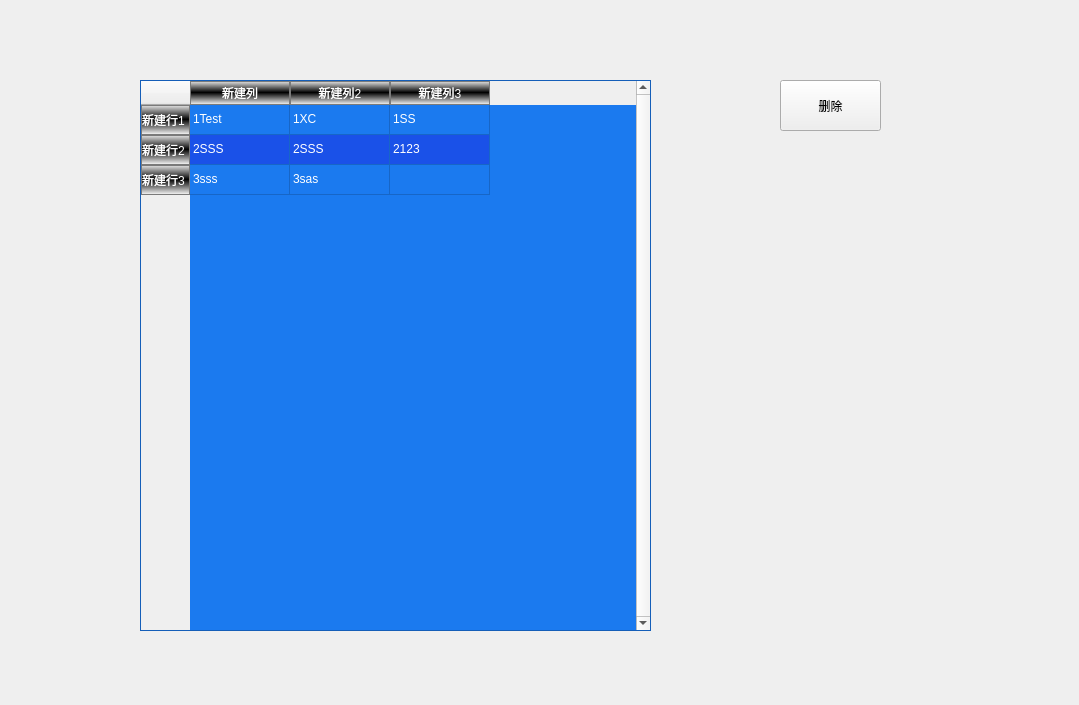
<?xml version="1.0" encoding="UTF-8"?>
<ui version="4.0">
 <class>QTableWidgetTestClass</class>
 <widget class="QWidget" name="QTableWidgetTestClass">
  <property name="geometry">
   <rect>
    <x>0</x>
    <y>0</y>
    <width>1079</width>
    <height>705</height>
   </rect>
  </property>
  <property name="windowTitle">
   <string>QTableWidgetTest</string>
  </property>
  <widget class="QTableWidget" name="tableWidget">
   <property name="geometry">
    <rect>
     <x>140</x>
     <y>80</y>
     <width>511</width>
     <height>551</height>
    </rect>
   </property>
   <property name="styleSheet">
    <string notr="true">QHeaderView::section{
	
	background-color: qlineargradient(spread:reflect, x1:1, y1:0.477318, x2:1, y2:1, stop:0 rgba(0, 0, 0, 255), stop:1 rgba(255, 255, 255, 255));
  
	color: rgb(255, 255, 255);
	border:1px solid rgba(122,122, 122, 255);
}

QHeaderView::section:checked{ /*选中*/
	background-color: rgba(55, 55, 55,255 );
}
QHeaderView::section:hover{  /*鼠标悬停*/
	background-color: rgba(85, 10, 10,255 );
}

QTableWidget{
	
	background-color: rgb(27, 122, 239);
    
	alternate-background-color: rgb(26, 81, 232);
    color:white;
   
}
</string>
   </property>
   <property name="verticalScrollBarPolicy">
    <enum>Qt::ScrollBarAlwaysOn</enum>
   </property>
   <property name="horizontalScrollBarPolicy">
    <enum>Qt::ScrollBarAlwaysOff</enum>
   </property>
   <property name="editTriggers">
    <set>QAbstractItemView::DoubleClicked</set>
   </property>
   <property name="alternatingRowColors">
    <bool>true</bool>
   </property>
   <property name="selectionMode">
    <enum>QAbstractItemView::ExtendedSelection</enum>
   </property>
   <property name="selectionBehavior">
    <enum>QAbstractItemView::SelectRows</enum>
   </property>
   <property name="showGrid">
    <bool>true</bool>
   </property>
   <property name="gridStyle">
    <enum>Qt::SolidLine</enum>
   </property>
   <property name="sortingEnabled">
    <bool>true</bool>
   </property>
   <property name="cornerButtonEnabled">
    <bool>true</bool>
   </property>
   <attribute name="horizontalHeaderVisible">
    <bool>true</bool>
   </attribute>
   <attribute name="horizontalHeaderDefaultSectionSize">
    <number>100</number>
   </attribute>
   <attribute name="horizontalHeaderHighlightSections">
    <bool>true</bool>
   </attribute>
   <attribute name="horizontalHeaderMinimumSectionSize">
    <number>50</number>
   </attribute>
   <attribute name="horizontalHeaderShowSortIndicator" stdset="0">
    <bool>true</bool>
   </attribute>
   <attribute name="horizontalHeaderStretchLastSection">
    <bool>false</bool>
   </attribute>
   <attribute name="verticalHeaderVisible">
    <bool>true</bool>
   </attribute>
   <row>
    <property name="text">
     <string>新建行1</string>
    </property>
   </row>
   <row>
    <property name="text">
     <string>新建行2</string>
    </property>
   </row>
   <row>
    <property name="text">
     <string>新建行3</string>
    </property>
   </row>
   <column>
    <property name="text">
     <string>新建列</string>
    </property>
   </column>
   <column>
    <property name="text">
     <string>新建列2</string>
    </property>
   </column>
   <column>
    <property name="text">
     <string>新建列3</string>
    </property>
   </column>
   <item row="0" column="0">
    <property name="text">
     <string>1Test</string>
    </property>
   </item>
   <item row="0" column="1">
    <property name="text">
     <string>1XC</string>
    </property>
   </item>
   <item row="0" column="2">
    <property name="text">
     <string>1SS</string>
    </property>
   </item>
   <item row="1" column="0">
    <property name="text">
     <string>2SSS</string>
    </property>
   </item>
   <item row="1" column="1">
    <property name="text">
     <string>2SSS</string>
    </property>
   </item>
   <item row="1" column="2">
    <property name="text">
     <string>2123</string>
    </property>
   </item>
   <item row="2" column="0">
    <property name="text">
     <string>3sss</string>
    </property>
   </item>
   <item row="2" column="1">
    <property name="text">
     <string>3sas</string>
    </property>
   </item>
  </widget>
  <widget class="QPushButton" name="delButton">
   <property name="geometry">
    <rect>
     <x>780</x>
     <y>80</y>
     <width>101</width>
     <height>51</height>
    </rect>
   </property>
   <property name="text">
    <string>删除</string>
   </property>
  </widget>
 </widget>
 <layoutdefault spacing="6" margin="11"/>
 <resources>
  <include location="qtablewidgettest.qrc"/>
 </resources>
 <connections>
  <connection>
   <sender>delButton</sender>
   <signal>clicked()</signal>
   <receiver>QTableWidgetTestClass</receiver>
   <slot>Del()</slot>
   <hints>
    <hint type="sourcelabel">
     <x>825</x>
     <y>120</y>
    </hint>
    <hint type="destinationlabel">
     <x>1241</x>
     <y>208</y>
    </hint>
   </hints>
  </connection>
  <connection>
   <sender>tableWidget</sender>
   <signal>itemEntered(QTableWidgetItem*)</signal>
   <receiver>QTableWidgetTestClass</receiver>
   <slot>ItemEntered(QTableWidgetItem*)</slot>
   <hints>
    <hint type="sourcelabel">
     <x>545</x>
     <y>350</y>
    </hint>
    <hint type="destinationlabel">
     <x>1375</x>
     <y>376</y>
    </hint>
   </hints>
  </connection>
  <connection>
   <sender>tableWidget</sender>
   <signal>cellEntered(int,int)</signal>
   <receiver>QTableWidgetTestClass</receiver>
   <slot>CellEntered(int,int)</slot>
   <hints>
    <hint type="sourcelabel">
     <x>647</x>
     <y>497</y>
    </hint>
    <hint type="destinationlabel">
     <x>1330</x>
     <y>524</y>
    </hint>
   </hints>
  </connection>
  <connection>
   <sender>tableWidget</sender>
   <signal>cellClicked(int,int)</signal>
   <receiver>QTableWidgetTestClass</receiver>
   <slot>Click(int,int)</slot>
   <hints>
    <hint type="sourcelabel">
     <x>692</x>
     <y>287</y>
    </hint>
    <hint type="destinationlabel">
     <x>1173</x>
     <y>321</y>
    </hint>
   </hints>
  </connection>
  <connection>
   <sender>tableWidget</sender>
   <signal>cellDoubleClicked(int,int)</signal>
   <receiver>QTableWidgetTestClass</receiver>
   <slot>Double(int,int)</slot>
   <hints>
    <hint type="sourcelabel">
     <x>683</x>
     <y>437</y>
    </hint>
    <hint type="destinationlabel">
     <x>1343</x>
     <y>490</y>
    </hint>
   </hints>
  </connection>
  <connection>
   <sender>tableWidget</sender>
   <signal>cellChanged(int,int)</signal>
   <receiver>QTableWidgetTestClass</receiver>
   <slot>Change(int,int)</slot>
   <hints>
    <hint type="sourcelabel">
     <x>645</x>
     <y>419</y>
    </hint>
    <hint type="destinationlabel">
     <x>1251</x>
     <y>382</y>
    </hint>
   </hints>
  </connection>
 </connections>
 <slots>
  <slot>Del()</slot>
  <slot>ItemEntered(QTableWidgetItem*)</slot>
  <slot>CellEntered(int,int)</slot>
  <slot>Click(int,int)</slot>
  <slot>Double(int,int)</slot>
  <slot>Change(int,int)</slot>
 </slots>
</ui>
